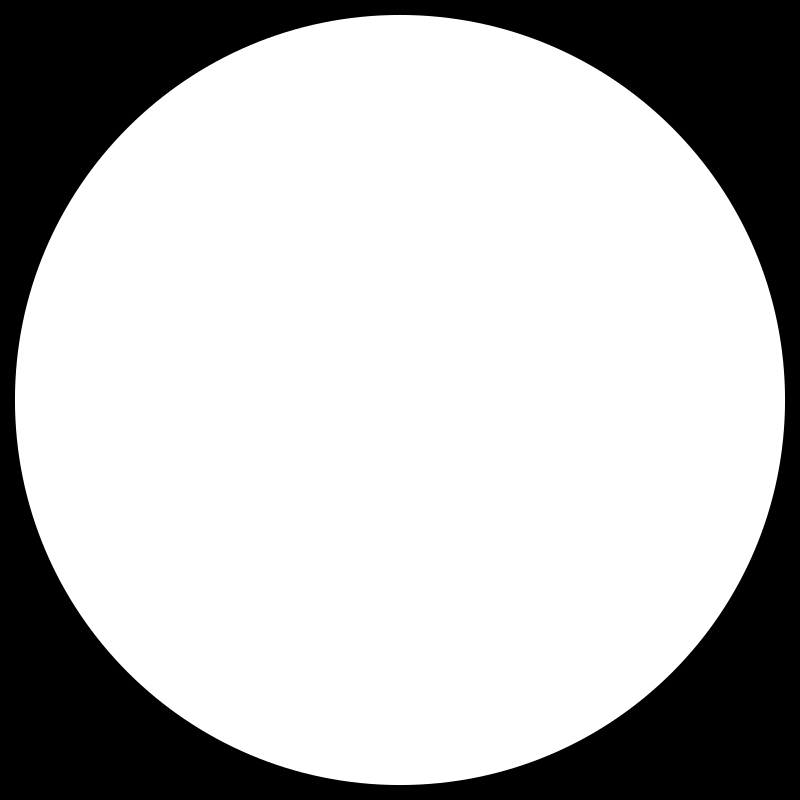
%> input picture lens.png, 800 x 800 px
$ octave sobel.m   (GNU Octave 9; MATLAB toolbox functions it lacks are replaced by stand-ins)
%> lines starting %> are read from the running program, lines starting %| are printed output that depends on the picture
% Load your image
image = imread('lens.png');
%> image is the input picture: size 800x800 uint8; min 0, max 255, mean 185.6

% Convert the image to grayscale if it's not already in grayscale
if size(image, 3) == 3
    image = rgb2gray(image);
end

% Define the Sobel kernels for horizontal and vertical edges
sobel_horizontal = [-1 -2 -1; 0 0 0; 1 2 1];
sobel_vertical = [-1 0 1; -2 0 2; -1 0 1];

% Apply the Sobel kernels using convolution
gradient_x = conv2(double(image), sobel_horizontal, 'same');
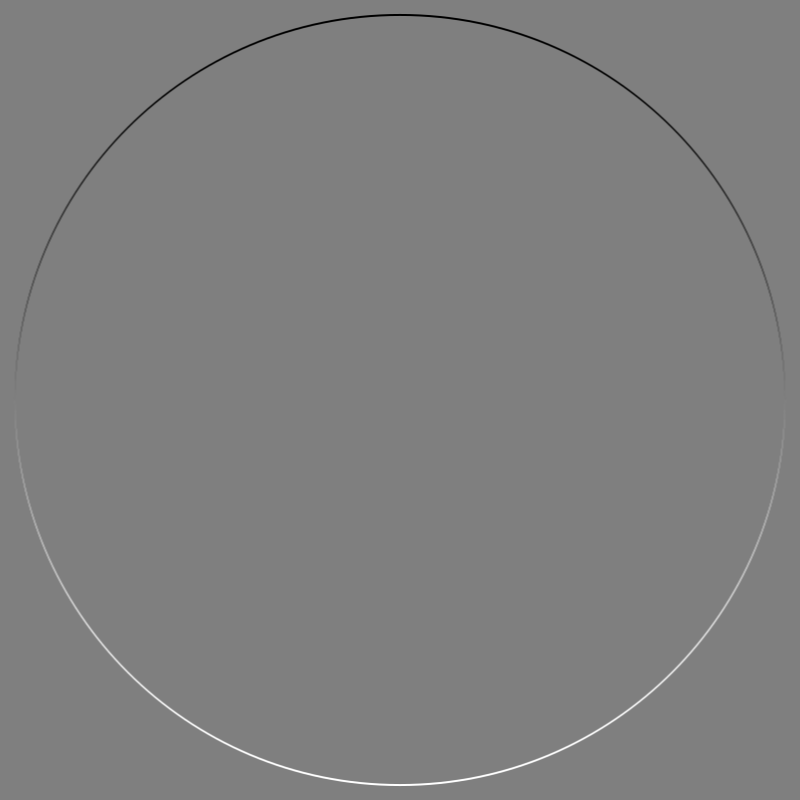
%> gradient_x: size 800x800 double; min -1020, max 1020, mean 0; drawn with min black and max white
gradient_y = conv2(double(image), sobel_vertical, 'same');

% Compute the gradient magnitude
gradient_magnitude = sqrt(gradient_x.^2 + gradient_y.^2);
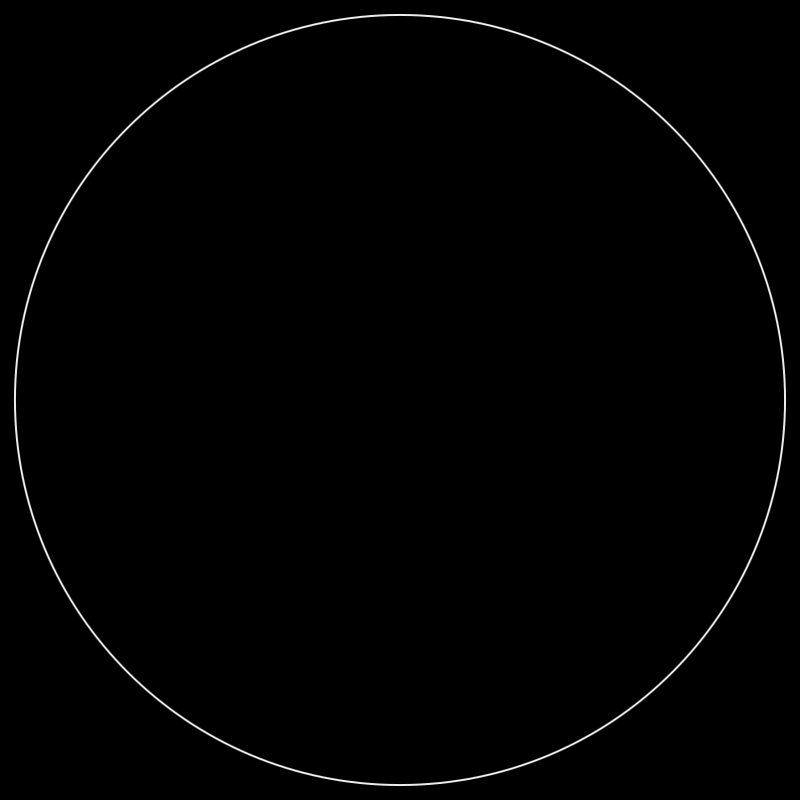
%> gradient_magnitude: size 800x800 double; min 0, max 1100.6, mean 7.7; drawn with min black and max white

% Optionally, you can also compute the gradient direction
gradient_direction = atan2d(gradient_y, gradient_x);

% Display the gradient magnitude or any other results
imshow(uint8(gradient_magnitude)); % Convert to uint8 for display
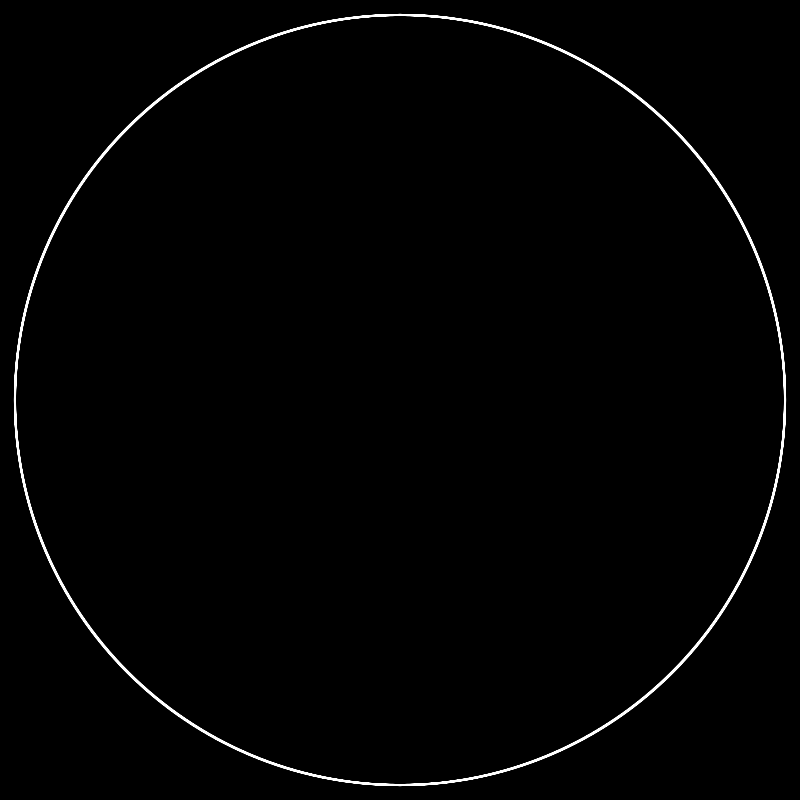
%> displayed picture: size 800x800, on the screen's scale of 0 to 255; min 0, max 255, mean 2.8
